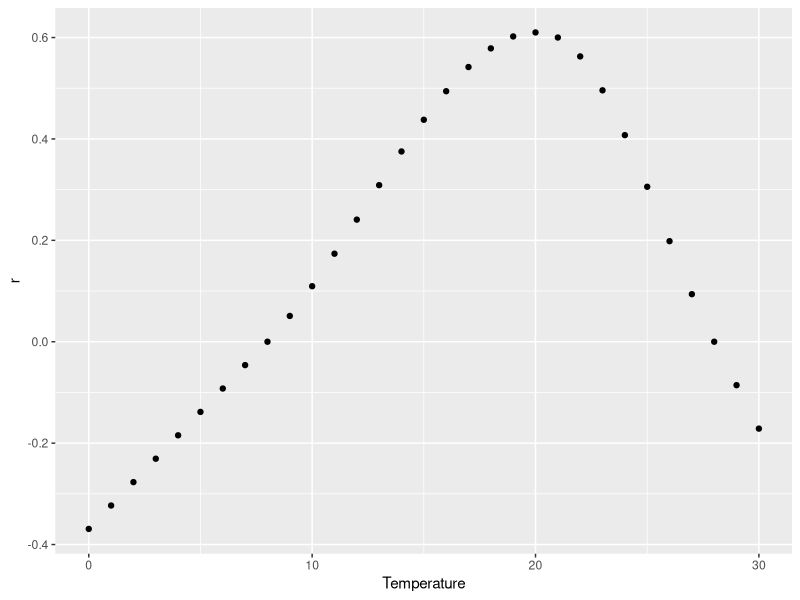
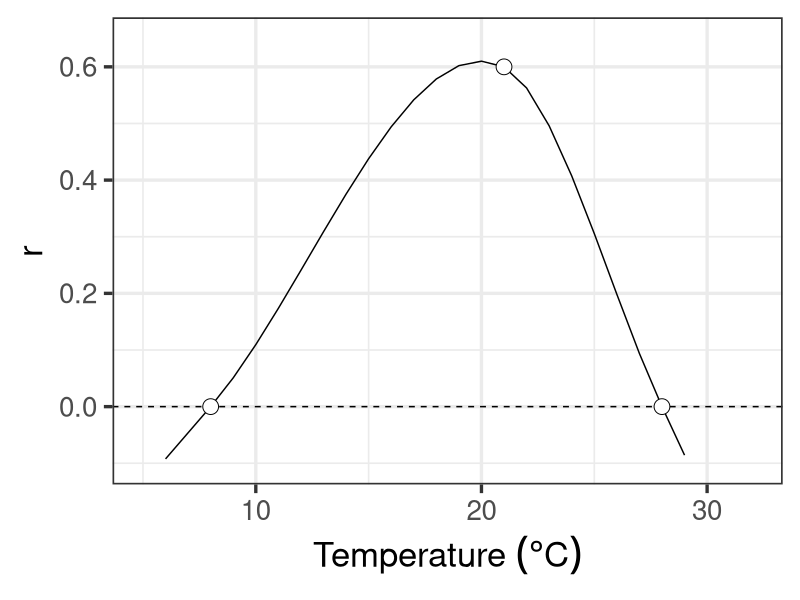
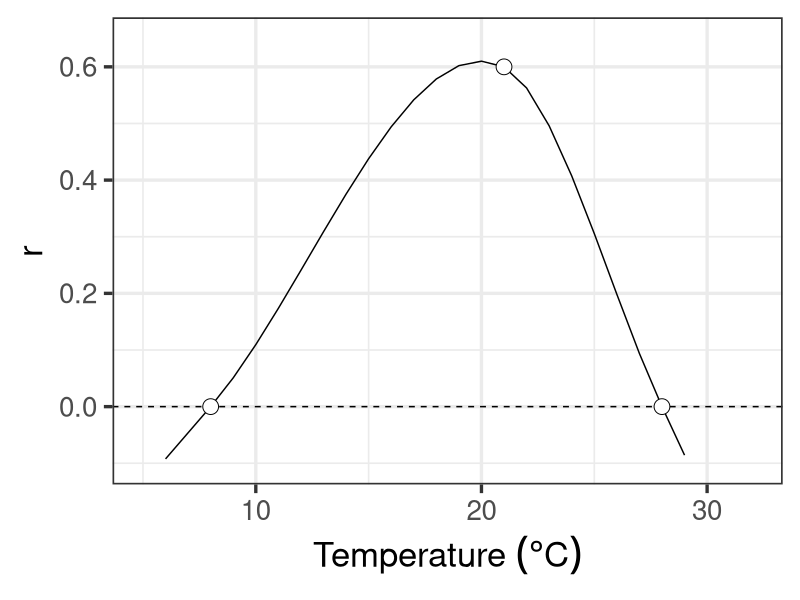

These figures' R source, in order:
# Update from the original HouseSparrowSplineFitter.R script to use a new function for the spline, and to create a graph illustrating the function and the points.

# 17 June 2021
# NJG
# --------------------------------------
# spline functions for curve fitting
# to Jesse Krause's data on house sparrow
# growth. This model creates a function
# based on physiological estimates of
# minimum, maximum, and optimal temperatures
# for performance from 

# Kendeigh, S.C 1976. Latitudinal trends in the metabolic adjustmets of the house sparrow. Ecology 57: 509-519.

# The maximum r is set at 0.60, slightly higher than the largest value I calculated from the spreadsheets that Jesse sent. However, for this particular model, the actual value is arbitrary and does not affect the appearance of the map, just the scaling. The optimum temperature does affect the appearance of the contours, but the most important issue is the max and min values because these determine the areas where dN/dt > 0.

# 04 Oct 2020
# NJG
# --------------------------------------
library(tidyverse)
library(stats)

# create spline function
# x = min, optimal, and max temperature (C)
# y = estimated r at each temperature
r_function <- splinefun(x=c(8,21,28),
          y=c(0,0.6,0),
          method="monoH.FC")

# create a vector of temperatures
Temperature <- seq(0,30)


# get estimated growth rates from function
# Matt will use this for creating the map
r <- r_function(Temperature)

# plot results
qplot(x=Temperature,y=r)

d_frame <- data.frame(Temperature,r)
head(d_frame)

Sparrow_Plot <- ggplot(d_frame) +
                aes(x=Temperature,y=r) +
                geom_line() +
                theme_bw(base_size=25) +
                geom_hline(yintercept=0,linetype="dashed") +
                ylim(c(-0.1,0.65)) + 
                labs(x = expression("Temperature " ( degree*C))) +
                annotate(geom="point",
                         x=c(8,21,28),
                         y=c(0,0.6,0),
                         size=5,
                         shape=21,
                         fill="white") +
                xlim(c(5,32))

plot(Sparrow_Plot)
ggsave(filename="Graphics/SparrowSpline.jpeg",
       plot=Sparrow_Plot,
       device="jpg",
       width=7,
       height=5,
       units="in")